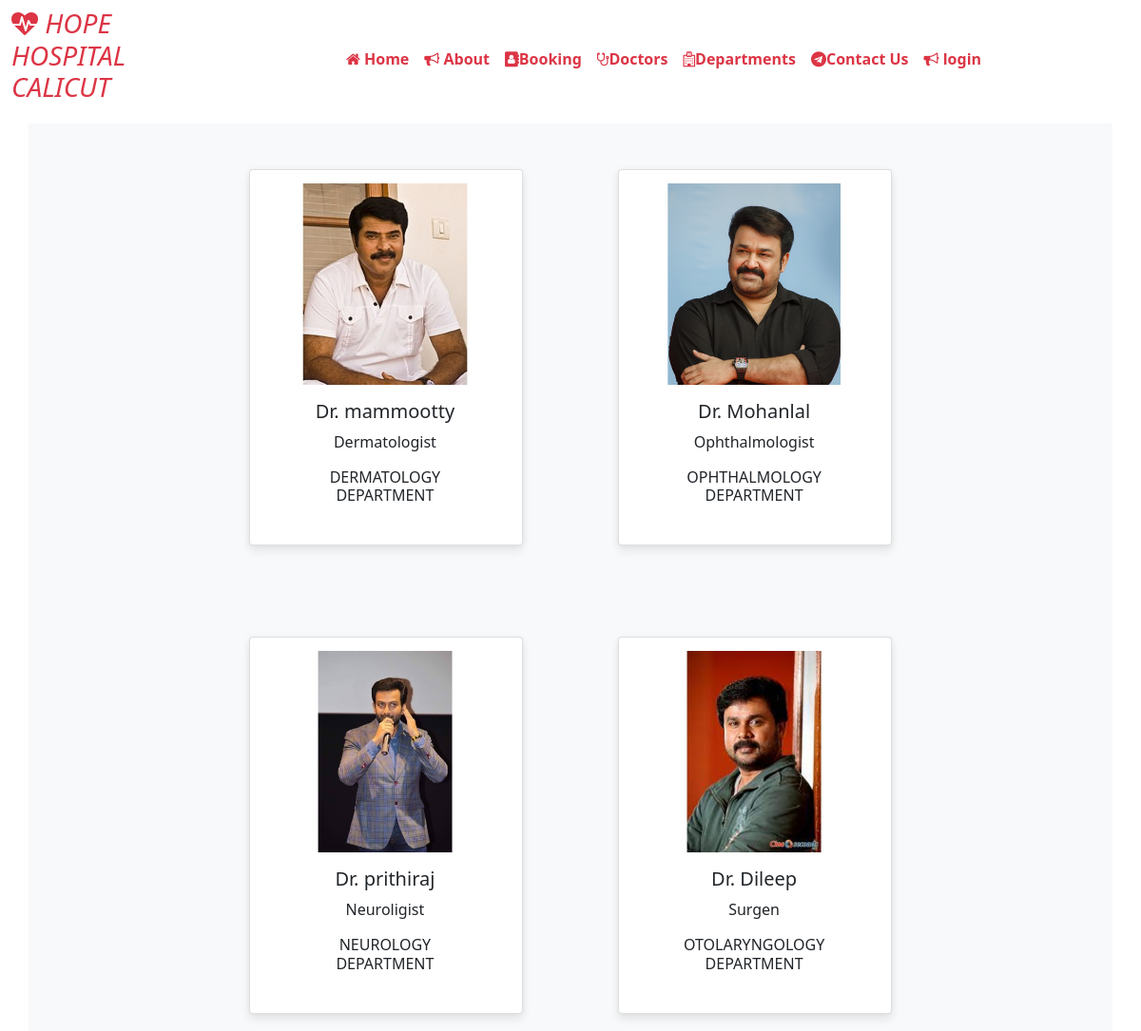
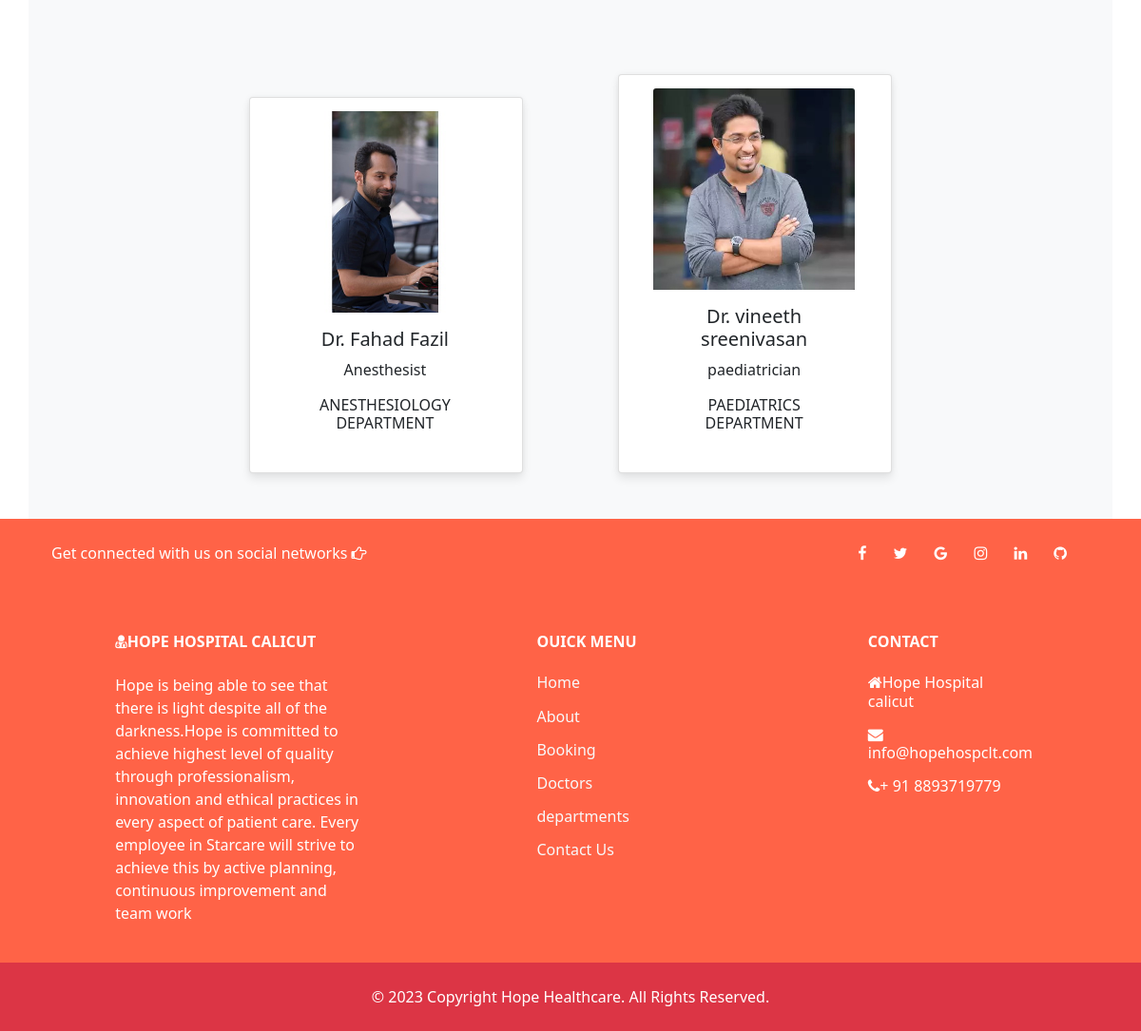
Page /doctors on the committed database (2 pictures, top to bottom).
### home/models.py (models this page shows, shortened)
class Doctors(models.Model):
    doc_name = models.CharField(max_length=255)
    doc_spec = models.CharField(max_length=255)
    dep_name = models.ForeignKey(Departments,on_delete=models.CASCADE)
    doc_image = models.ImageField(upload_to ='doctors')

class Departments(models.Model):
    dep_name = models.CharField(max_length=100)
    dep_description = models.TextField()
    dep_image = models.ImageField(upload_to ='doctors')
    def __str__(self):
        return self.dep_name

### home/views.py (the view)
# urls.py: path('doctors',views.doctors, name='doctors'),
def doctors(request):
    dict_docs = {
        'doctors': Doctors.objects.all()
    }
    return render(request,'doctors.html', dict_docs)

### home/templates/doctors.html (shortened to what this page needs)
{% extends 'base.html' %}
{% block content %}
<div class='container text-center bg-light'>
    {% for d in doctors %}
    <div class="card text-center mx-5 my-5" style="width: 18rem; display:inline-block">
        <img src="{{d.doc_image.url}}" class="card-img-top" alt="...">
        <div class="card-body">
          <h5 class="card-title">Dr. {{d.doc_name}}</h5>
          <p class="card-text">{{d.doc_spec}}</p>
          <h6>{{d.dep_name}} DEPARTMENT</h6>
        </div>
    </div>
    {% endfor %}
</div>
{%endblock%}

### home/templates/base.html (shortened to what this page needs)
{% load static %}
<!DOCTYPE html>
<html>
  <head>
    <link rel="stylesheet"
      href=" https://cdn.jsdelivr.net/npm/bootstrap@5.1.3/dist/css/bootstrap.min.css ">
    <link rel="stylesheet"
      href="https://use.fontawesome.com/releases/v5.2.0/css/all.css">
    <link rel="stylesheet" href="https://cdnjs.cloudflare.com/ajax/libs/font-awesome/4.7.0/css/font-awesome.min.css">
    <link rel="stylesheet"
      href="{% static '/css/style1.css' %}">
  </head>
  <body style="padding-top: 130px;">
    <nav class="navbar navbar-expand-lg fixed-top " style="background: transparent; backdrop-filter: blur(10px)">
      <div class="container-fluid">
        <div class="col-2  pl-md-0">
          <h3 class="text-danger fst-italic fw-bolde  "><i class="fa fa-heartbeat"></i> HOPE HOSPITAL CALICUT </h3>
        </div>
        <div class="collapse navbar-collapse justify-content-center col-md-8" id="navbarCollapse">
          <ul class="navbar-nav justify-content-center fw-bold">
            <li class="nav-item active">
              <a class="nav-link text-danger" href={% url 'home' %}><i class="fa fa-home"></i> Home</a>
            </li>
            <li class="nav-item">
              <a class="nav-link text-danger" href={% url 'about' %}><i class="fa fa-bullhorn"></i>  About</a>
            </li>
            <li class="nav-item">
              <a class="nav-link text-danger" href={% url 'booking' %}><i class="fa fa-address-book"></i>Booking</a>
            </li>
            <li class="nav-item">
              <a class="nav-link text-danger" href={% url 'doctors' %}><i class="fa fa-stethoscope"></i>Doctors</a>
            </li>
			      <li class="nav-item">
              <a class="nav-link text-danger" href={% url 'department' %}><i class="fa fa-hospital-o"></i>Departments</a>
            </li>
            <li class="nav-item">
              <a class="nav-link text-danger" href={% url 'contact' %}><i class="fa fa-telegram"></i>Contact Us</a>
            </li>
            <li class="nav-item">
              <a class="nav-link text-danger" href={% url 'about' %}><i class="fa fa-bullhorn"></i>  login</a>
            </li>
          </ul>
        </div>
      </div>
    </nav>
    {% block content %} {% endblock %}
    <footer class="text-center text-white" style="background:#FF6347;">
      <section class="container d-flex justify-content-center justify-content-lg-between p-4">
        <div class="me-5 d-done d-lg-block">
          <span>Get connected with us on social networks  <i class="fa fa-hand-o-right"></i></span>
        </div>
        <div >
          <a href="https://www.facebook.com/" class="me-4 text-reset" data-toggle="tooltip" data-placement="top" title="facebook"><i class="fa fa-facebook i-plain"></i></a>
          <a href="https://twitter.com/i/flow/login?input_flow_data=%7B%22requested_variant%22%3A%22eyJsYW5nIjoiZW4ifQ%3D%3D%22%7D" class="me-4 text-reset"data-toggle="tooltip" data-placement="top" title="twitter"><i class="fa fa-twitter"></i></a>
          <a href="https://www.google.com/" class="me-4 text-reset" data-toggle="tooltip" data-placement="top" title="google"><i class="fa fa-google"></i></a>
          <a href="https://www.instagram.com/" class="me-4 text-reset" data-toggle="tooltip" data-placement="top" title="instagram"><i class="fa fa-instagram"></i></a>
          <a href="https://www.linkedin.com/" class="me-4 text-reset" data-toggle="tooltip" data-placement="top" title="linkedin"><i class="fa fa-linkedin"></i></a>
          <a href="https://github.com/login" class="me-4 text-reset" data-toggle="tooltip" data-placement="top" title="github" ><i class="fa fa-github"></i></a>
        </div>
      </section>
      <section class="">
        <div class='container text-center text-md-start mt-5'>
          <div class="row mt-3">
            <div class="col-md-3 col-lg-4 col-xl-3 mx-auto mb-4">
              <h6 class="text-uppercase fw-bold mb-4"><i class="fa fa-user-md"></i>Hope Hospital Calicut</h6>
              <p>Hope is being able to see that there is light despite all of the darkness.Hope is committed to achieve highest level of quality through professionalism, innovation and ethical practices in every aspect of patient care. Every employee in Starcare will strive to achieve this by active planning, continuous improvement and team work</p>
            </div>
            <div class="col-md-2 col-lg-2 col-xl-2 mx-auto mn-4">
              <h6 class="text-uppercase fw-bold mb-4">OUICK MENU<h6>
              <p><a href="{% url 'home' %}" class="text-decoration-none text-light" >Home</a></p>
              <p><a href="{% url 'about' %}" class="text-decoration-none text-light">About</a></p>
              <p><a href="{% url 'booking' %}" class="text-decoration-none text-light">Booking</a></p>
              <p><a href="{% url 'doctors' %}" class="text-decoration-none text-light">Doctors</a></p>
              <p><a href="{% url 'department' %}" class="text-decoration-none text-light">departments</a></p>
              <p><a href="{% url 'contact' %}" class="text-decoration-none text-light">Contact Us</a></p>
            </div>
            <div class="col-md-2 col-lg-2 col-xl-2 mx-auto mn-4">
              <h6 class="text-uppercase fw-bold mb-4">CONTACT<h6>
              <p><i class="fa fa-home"></i>Hope Hospital calicut</p>
              <p><i class="fa fa-envelope"></i>info@hopehospclt.com</p>
              <p><i class="fa fa-phone"></i>+ 91 8893719779</p>
            </div>
          </div>
        </div>
      </section>
      <div class="text-center p-4 bg-danger">
        &copy; 2023 Copyright Hope Healthcare. All Rights Reserved.
      </div>
    </footer>
  </body>
  </html>

### home/static/css/style1.css (style rules this page uses)
body { padding-top: 70px; }
.card { border-radius: 4px; background: hsl(0%, 100%, 100%); box-shadow: 0 6px 10px rgba(0,0,0,.08), 0 0 6px rgba(0,0,0,.05); transition: .3s transform cubic-bezier(.155,1.105,.295,1.12),.3s box-shadow,.3s -webkit-transform cubic-bezier(.155,1.105,.295,1.12); padding: 14px 38px 18px 36px; cursor: pointer; }

### rows in the picture
Doctors: doc_image (picture), doc_name "mammootty", doc_spec "Dermatologist", dep_name "DERMATOLOGY"
Doctors: doc_image (picture), doc_name "Mohanlal", doc_spec "Ophthalmologist", dep_name "OPHTHALMOLOGY"
Doctors: doc_image (picture), doc_name "prithiraj", doc_spec "Neuroligist", dep_name "NEUROLOGY"
Doctors: doc_image (picture), doc_name "Dileep", doc_spec "Surgen", dep_name "OTOLARYNGOLOGY"
Doctors: doc_image (picture), doc_name "Fahad Fazil", doc_spec "Anesthesist", dep_name "ANESTHESIOLOGY"
Doctors: doc_image (picture), doc_name "vineeth sreenivasan", doc_spec "paediatrician", dep_name "PAEDIATRICS"
